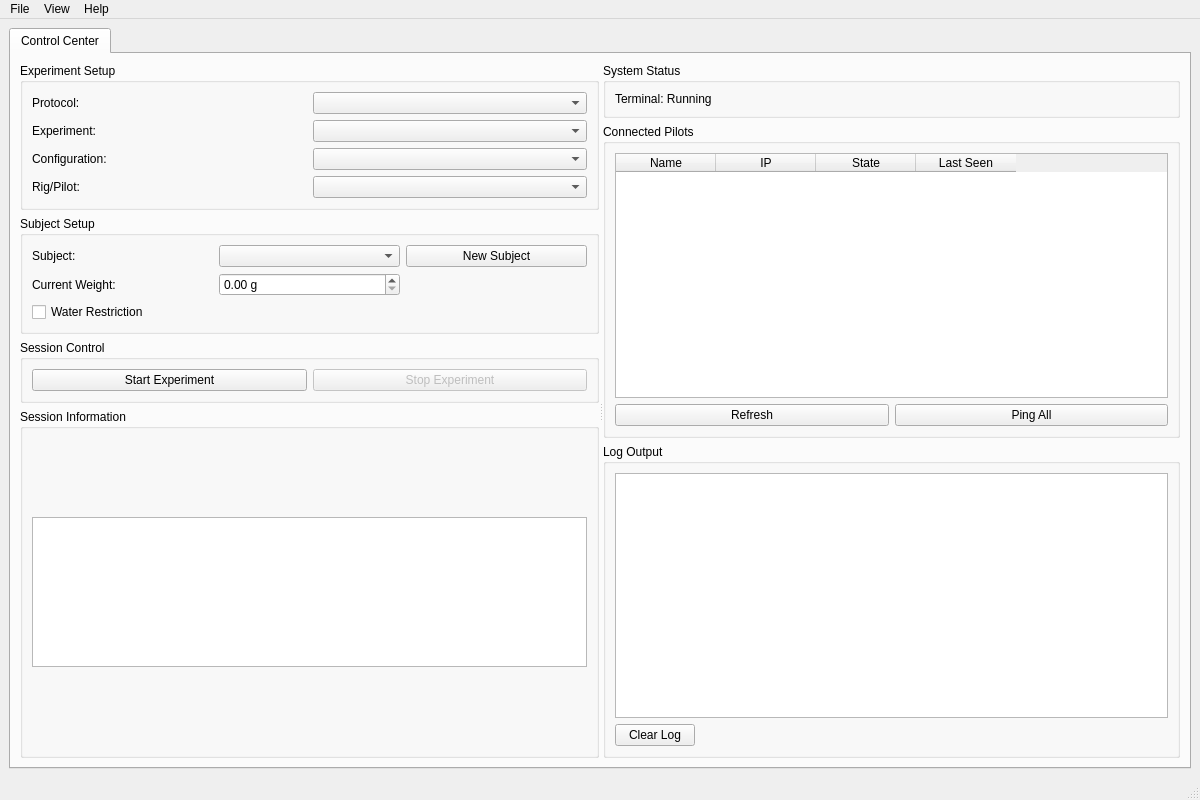
<?xml version="1.0" encoding="UTF-8"?>
<ui version="4.0">
 <class>ControllerWindow</class>
 <widget class="QMainWindow" name="ControllerWindow">
  <property name="geometry">
   <rect>
    <x>0</x>
    <y>0</y>
    <width>1200</width>
    <height>800</height>
   </rect>
  </property>
  <property name="minimumSize">
   <size>
    <width>1200</width>
    <height>800</height>
   </size>
  </property>
  <property name="windowTitle">
   <string>NeuRPi Terminal - Unified Interface</string>
  </property>
  <widget class="QWidget" name="centralwidget">
   <layout class="QVBoxLayout" name="centralwidget_layout">
    <item>
     <widget class="QTabWidget" name="main_tabs">
      <property name="currentIndex">
       <number>0</number>
      </property>
      <widget class="QWidget" name="control_tab">
       <attribute name="title">
        <string>Control Center</string>
       </attribute>
       <layout class="QVBoxLayout" name="control_tab_layout">
        <item>
         <widget class="QSplitter" name="main_splitter">
          <property name="orientation">
           <enum>Qt::Horizontal</enum>
          </property>

          <!-- Left Panel: Experiment Setup -->
          <widget class="QWidget" name="experiment_panel">
           <layout class="QVBoxLayout" name="experiment_panel_layout">

            <!-- Experiment Setup Group -->
            <item>
             <widget class="QGroupBox" name="experiment_setup_group">
              <property name="title">
               <string>Experiment Setup</string>
              </property>
              <layout class="QGridLayout" name="experiment_setup_layout">
               <item row="0" column="0">
                <widget class="QLabel" name="protocol_label">
                 <property name="text">
                  <string>Protocol:</string>
                 </property>
                </widget>
               </item>
               <item row="0" column="1">
                <widget class="QComboBox" name="protocol_combo"/>
               </item>
               <item row="1" column="0">
                <widget class="QLabel" name="experiment_label">
                 <property name="text">
                  <string>Experiment:</string>
                 </property>
                </widget>
               </item>
               <item row="1" column="1">
                <widget class="QComboBox" name="experiment_combo"/>
               </item>
               <item row="2" column="0">
                <widget class="QLabel" name="configuration_label">
                 <property name="text">
                  <string>Configuration:</string>
                 </property>
                </widget>
               </item>
               <item row="2" column="1">
                <widget class="QComboBox" name="configuration_combo"/>
               </item>
               <item row="3" column="0">
                <widget class="QLabel" name="rig_label">
                 <property name="text">
                  <string>Rig/Pilot:</string>
                 </property>
                </widget>
               </item>
               <item row="3" column="1">
                <widget class="QComboBox" name="rig_combo"/>
               </item>
              </layout>
             </widget>
            </item>

            <!-- Subject Setup Group -->
            <item>
             <widget class="QGroupBox" name="subject_setup_group">
              <property name="title">
               <string>Subject Setup</string>
              </property>
              <layout class="QGridLayout" name="subject_setup_layout">
               <item row="0" column="0">
                <widget class="QLabel" name="subject_label">
                 <property name="text">
                  <string>Subject:</string>
                 </property>
                </widget>
               </item>
               <item row="0" column="1">
                <widget class="QComboBox" name="subject_combo"/>
               </item>
               <item row="0" column="2">
                <widget class="QPushButton" name="new_subject_btn">
                 <property name="text">
                  <string>New Subject</string>
                 </property>
                </widget>
               </item>
               <item row="1" column="0">
                <widget class="QLabel" name="weight_label">
                 <property name="text">
                  <string>Current Weight:</string>
                 </property>
                </widget>
               </item>
               <item row="1" column="1">
                <widget class="QDoubleSpinBox" name="weight_spinbox">
                 <property name="suffix">
                  <string> g</string>
                 </property>
                 <property name="maximum">
                  <double>1000.000000000000000</double>
                 </property>
                </widget>
               </item>
               <item row="2" column="0" colspan="2">
                <widget class="QCheckBox" name="water_restriction_check">
                 <property name="text">
                  <string>Water Restriction</string>
                 </property>
                </widget>
               </item>
              </layout>
             </widget>
            </item>

            <!-- Session Control Group -->
            <item>
             <widget class="QGroupBox" name="session_control_group">
              <property name="title">
               <string>Session Control</string>
              </property>
              <layout class="QHBoxLayout" name="session_control_layout">
               <item>
                <widget class="QPushButton" name="start_btn">
                 <property name="text">
                  <string>Start Experiment</string>
                 </property>
                </widget>
               </item>
               <item>
                <widget class="QPushButton" name="stop_btn">
                 <property name="text">
                  <string>Stop Experiment</string>
                 </property>
                 <property name="enabled">
                  <bool>false</bool>
                 </property>
                </widget>
               </item>
              </layout>
             </widget>
            </item>

            <!-- Session Information Group -->
            <item>
             <widget class="QGroupBox" name="session_info_group">
              <property name="title">
               <string>Session Information</string>
              </property>
              <layout class="QVBoxLayout" name="session_info_layout">
               <item>
                <widget class="QPlainTextEdit" name="session_info_text">
                 <property name="maximumSize">
                  <size>
                   <width>16777215</width>
                   <height>150</height>
                  </size>
                 </property>
                </widget>
               </item>
              </layout>
             </widget>
            </item>

           </layout>
          </widget>

          <!-- Right Panel: System Status -->
          <widget class="QWidget" name="status_panel">
           <layout class="QVBoxLayout" name="status_panel_layout">

            <!-- System Status Group -->
            <item>
             <widget class="QGroupBox" name="system_status_group">
              <property name="title">
               <string>System Status</string>
              </property>
              <layout class="QVBoxLayout" name="system_status_layout">
               <item>
                <widget class="QLabel" name="status_label">
                 <property name="text">
                  <string>Terminal: Running</string>
                 </property>
                </widget>
               </item>
              </layout>
             </widget>
            </item>

            <!-- Connected Pilots Group -->
            <item>
             <widget class="QGroupBox" name="pilots_group">
              <property name="title">
               <string>Connected Pilots</string>
              </property>
              <layout class="QVBoxLayout" name="pilots_layout">
               <item>
                <widget class="QTableWidget" name="pilots_table">
                 <column>
                  <property name="text">
                   <string>Name</string>
                  </property>
                 </column>
                 <column>
                  <property name="text">
                   <string>IP</string>
                  </property>
                 </column>
                 <column>
                  <property name="text">
                   <string>State</string>
                  </property>
                 </column>
                 <column>
                  <property name="text">
                   <string>Last Seen</string>
                  </property>
                 </column>
                </widget>
               </item>
               <item>
                <layout class="QHBoxLayout" name="pilot_buttons_layout">
                 <item>
                  <widget class="QPushButton" name="refresh_btn">
                   <property name="text">
                    <string>Refresh</string>
                   </property>
                  </widget>
                 </item>
                 <item>
                  <widget class="QPushButton" name="ping_btn">
                   <property name="text">
                    <string>Ping All</string>
                   </property>
                  </widget>
                 </item>
                </layout>
               </item>
              </layout>
             </widget>
            </item>

            <!-- Log Output Group -->
            <item>
             <widget class="QGroupBox" name="log_group">
              <property name="title">
               <string>Log Output</string>
              </property>
              <layout class="QVBoxLayout" name="log_layout">
               <item>
                <widget class="QPlainTextEdit" name="log_text"/>
               </item>
               <item>
                <layout class="QHBoxLayout" name="log_controls_layout">
                 <item>
                  <widget class="QPushButton" name="clear_log_btn">
                   <property name="text">
                    <string>Clear Log</string>
                   </property>
                  </widget>
                 </item>
                 <item>
                  <spacer name="log_spacer">
                   <property name="orientation">
                    <enum>Qt::Horizontal</enum>
                   </property>
                   <property name="sizeHint" stdset="0">
                    <size>
                     <width>40</width>
                     <height>20</height>
                    </size>
                   </property>
                  </spacer>
                 </item>
                </layout>
               </item>
              </layout>
             </widget>
            </item>

           </layout>
          </widget>

         </widget>
        </item>
       </layout>
      </widget>
     </widget>
    </item>
   </layout>
  </widget>
  <widget class="QMenuBar" name="menubar">
   <property name="geometry">
    <rect>
     <x>0</x>
     <y>0</y>
     <width>1200</width>
     <height>22</height>
    </rect>
   </property>
   <widget class="QMenu" name="menu_file">
    <property name="title">
     <string>File</string>
    </property>
    <addaction name="action_exit"/>
   </widget>
   <widget class="QMenu" name="menu_view">
    <property name="title">
     <string>View</string>
    </property>
    <addaction name="action_refresh"/>
   </widget>
   <widget class="QMenu" name="menu_help">
    <property name="title">
     <string>Help</string>
    </property>
    <addaction name="action_about"/>
   </widget>
   <addaction name="menu_file"/>
   <addaction name="menu_view"/>
   <addaction name="menu_help"/>
  </widget>
  <widget class="QStatusBar" name="statusbar"/>
  <action name="action_exit">
   <property name="text">
    <string>Exit</string>
   </property>
   <property name="shortcut">
    <string>Ctrl+Q</string>
   </property>
  </action>
  <action name="action_refresh">
   <property name="text">
    <string>Refresh</string>
   </property>
   <property name="shortcut">
    <string>F5</string>
   </property>
  </action>
  <action name="action_about">
   <property name="text">
    <string>About</string>
   </property>
  </action>
 </widget>
 <resources/>
 <connections/>
</ui>
